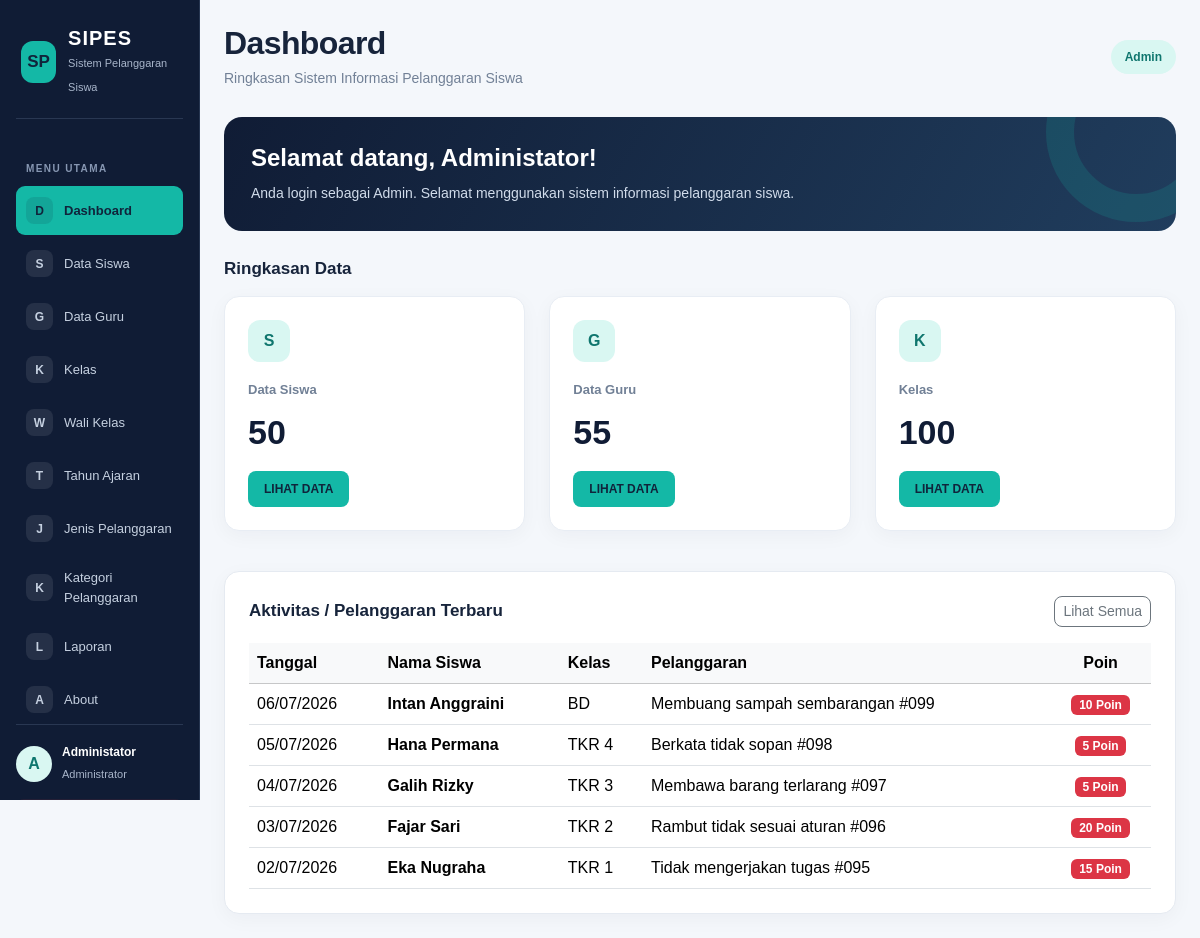
/dashboard.php (signed in), run on the app's committed database.
### tables this page shows
CREATE TABLE `t_pelanggaran_siswa` (
  `id` int(11) NOT NULL,
  `tahun_ajaran_id` int(11) DEFAULT NULL,
  `siswa_id` int(11) DEFAULT NULL,
  `nama_siswa` varchar(150) NOT NULL,
  `kelas_id` int(11) DEFAULT NULL,
  `nama_kelas` varchar(100) NOT NULL,
  `pelanggaran_id` int(11) DEFAULT NULL,
  `nama_pelanggaran` varchar(150) NOT NULL,
  `pelanggaran_kategori_id` int(11) DEFAULT NULL,
  `guru_id` int(11) DEFAULT NULL,
  `nama_guru` varchar(150) NOT NULL,
  `tanggal` date DEFAULT NULL,
  `keterangan` text NOT NULL,
  `poin` int(11) NOT NULL,
  `tindakan` text NOT NULL,
  `status` varchar(30) NOT NULL,
  `created_at` timestamp NOT NULL DEFAULT current_timestamp(),
  `updated_at` timestamp NOT NULL DEFAULT current_timestamp()
);

CREATE TABLE `t_siswa` (
  `id` int(11) NOT NULL,
  `nis` varchar(30) DEFAULT NULL,
  `nisn` varchar(20) NOT NULL,
  `nama` varchar(150) DEFAULT NULL,
  `jenis_kelamin` char(1) NOT NULL,
  `tanggal_lahir` date NOT NULL,
  `alamat` text NOT NULL,
  `status_aktif` tinyint(1) NOT NULL,
  `created_at` timestamp NOT NULL DEFAULT current_timestamp(),
  `updated_at` timestamp NOT NULL DEFAULT current_timestamp()
);

CREATE TABLE `t_kelas` (
  `id` int(11) NOT NULL,
  `nama` varchar(100) DEFAULT NULL,
  `tingkat` varchar(20) NOT NULL,
  `jurusan` varchar(100) NOT NULL,
  `status_aktif` tinyint(1) NOT NULL,
  `created_at` timestamp NOT NULL DEFAULT current_timestamp(),
  `updated_at` timestamp NOT NULL DEFAULT current_timestamp()
);

CREATE TABLE `t_pelanggaran` (
  `id` int(11) NOT NULL,
  `pelanggaran_kategori_id` int(11) DEFAULT NULL,
  `kode` varchar(30) DEFAULT NULL,
  `nama` varchar(150) DEFAULT NULL,
  `poin` int(11) NOT NULL,
  `deskripsi` text NOT NULL,
  `status_aktif` tinyint(1) NOT NULL,
  `created_at` timestamp NOT NULL DEFAULT current_timestamp(),
  `updated_at` timestamp NOT NULL DEFAULT current_timestamp()
);

### dashboard.php (the view, shortened to what this page needs)
<?php
include 'config/koneksi.php';
$nama_pengguna = htmlspecialchars($_SESSION['name'] ?? 'Pengguna');
$role_pengguna = $_SESSION['role'] ?? '';
if ($role_pengguna == 'admin') {
    $label_role = 'Admin';
} else {
    $label_role = 'Guru';
}
$q_siswa = mysqli_query($koneksi, "SELECT COUNT(*) AS total FROM t_siswa WHERE status_aktif = 1");
$total_siswa = mysqli_fetch_assoc($q_siswa)['total'] ?? 0;
$q_guru = mysqli_query($koneksi, "SELECT COUNT(*) AS total FROM t_guru WHERE status_aktif = 1");
$total_guru = mysqli_fetch_assoc($q_guru)['total'] ?? 0;
$q_kelas = mysqli_query($koneksi, "SELECT COUNT(*) AS total FROM t_kelas WHERE status_aktif = 1");
$total_kelas = mysqli_fetch_assoc($q_kelas)['total'] ?? 0;
$q_terbaru = mysqli_query($koneksi, "
    SELECT ps.tanggal, s.nama AS nama_siswa, k.nama AS nama_kelas, p.nama AS nama_pelanggaran, ps.poin
    FROM t_pelanggaran_siswa ps
    JOIN t_siswa s ON ps.siswa_id = s.id
    JOIN t_kelas k ON ps.kelas_id = k.id
    JOIN t_pelanggaran p ON ps.pelanggaran_id = p.id
    ORDER BY ps.id DESC LIMIT 5
");
?>
<!DOCTYPE html>
<html lang="id">
<head>
    <link href="https://cdn.jsdelivr.net/npm/bootstrap@5.3.3/dist/css/bootstrap.min.css"
          rel="stylesheet">
</head>
<body>
<div class="container-fluid">
    <div class="row">
        <?php include 'includes/sidebar.php'; ?>
        <main class="col-md-9 col-lg-10 p-4 ms-md-auto">
            <div class="dashboard-header">
                <div>
                    <h2>Dashboard</h2>
                    <p class="dashboard-subtitle">
                        Ringkasan Sistem Informasi Pelanggaran Siswa
                    </p>
                </div>
                <span class="role-badge">
                    <?= htmlspecialchars($label_role) ?>
                </span>
            </div>
            <section class="welcome-card">
                <h3>Selamat datang, <?= $nama_pengguna ?>!</h3>
                <p>
                    Anda login sebagai <?= htmlspecialchars($label_role) ?>.
                    Selamat menggunakan sistem informasi pelanggaran siswa.
                </p>
            </section>
            <h5 class="section-title">Ringkasan Data</h5>
            <div class="row mb-4">
                <div class="col-md-4 mb-3">
                    <div class="card stat-card">
                        <div class="card-body">
                            <div class="stat-symbol">S</div>
                            <div class="stat-label">Data Siswa</div>
                            <h2 class="stat-number"><?= $total_siswa; ?></h2>
                            <a href="data_siswa.php" class="btn-teal">
                                LIHAT DATA
                            </a>
                        </div>
                    </div>
                </div>
                <div class="col-md-4 mb-3">
                    <div class="card stat-card">
                        <div class="card-body">
                            <div class="stat-symbol">G</div>
                            <div class="stat-label">Data Guru</div>
                            <h2 class="stat-number"><?= $total_guru; ?></h2>
                            <?php if ($role_pengguna == 'admin') { ?>
                                <a href="data_guru.php" class="btn-teal">
                                    LIHAT DATA
                                </a>
                            <?php } else { ?>
                                <span class="text-secondary small">
                                    Ringkasan data
                                </span>
                            <?php } ?>
                        </div>
                    </div>
                </div>
                <div class="col-md-4 mb-3">
                    <div class="card stat-card">
                        <div class="card-body">
                            <div class="stat-symbol">K</div>
                            <div class="stat-label">Kelas</div>
                            <h2 class="stat-number"><?= $total_kelas; ?></h2>
                            <a href="kelas.php" class="btn-teal">
                                LIHAT DATA
                            </a>
                        </div>
                    </div>
                </div>
            </div>
            <div class="content-card">
                <div class="d-flex justify-content-between align-items-center mb-3">
                    <h5 class="section-title m-0">Aktivitas / Pelanggaran Terbaru</h5>
                    <a href="laporan.php" class="btn btn-sm btn-outline-secondary rounded-3">Lihat Semua</a>
                </div>
                <div class="table-responsive">
                    <table class="table table-hover align-middle mb-0">
                        <thead class="table-light">
                            <tr>
                                <th>Tanggal</th>
                                <th>Nama Siswa</th>
                                <th>Kelas</th>
                                <th>Pelanggaran</th>
                                <th class="text-center">Poin</th>
                            </tr>
                        </thead>
                        <tbody>
                            <?php if ($q_terbaru && mysqli_num_rows($q_terbaru) > 0): ?>
                                <?php while ($row = mysqli_fetch_assoc($q_terbaru)): ?>
                                    <tr>
                                        <td><?= date('d/m/Y', strtotime($row['tanggal'])); ?></td>
                                        <td><strong><?= htmlspecialchars($row['nama_siswa']); ?></strong></td>
                                        <td><?= htmlspecialchars($row['nama_kelas']); ?></td>
                                        <td><?= htmlspecialchars($row['nama_pelanggaran']); ?></td>
                                        <td class="text-center"><span class="badge bg-danger"><?= $row['poin']; ?> Poin</span></td>
                                    </tr>
                                <?php endwhile; ?>
                            <?php else: ?>
                                <tr>
                                    <td colspan="5" class="text-center text-muted py-3">Belum ada catatan pelanggaran terbaru.</td>
                                </tr>
                            <?php endif; ?>
                        </tbody>
                    </table>
                </div>
            </div>
        </main>
    </div>
</div>
</body>
</html>

### dashboard.php (style rules this page uses)
:root { --navy: #101c35; --teal: #14b8a6; --background: #f4f7fb; --text: #17243b; --muted: #718096; }
body { margin: 0; background: var(--background); color: var(--text); font-family: Arial, Helvetica, sans-serif; }
main { min-height: 100vh; padding: 32px !important; }
.dashboard-header { display: flex; justify-content: space-between; align-items: center; gap: 16px; margin-bottom: 28px; }
.dashboard-header h2 { font-weight: 800; letter-spacing: -0.6px; margin-bottom: 6px; }
.dashboard-subtitle { color: var(--muted); font-size: 14px; margin: 0; }
.role-badge { background: #d9f7f2; color: #0f766e; border-radius: 20px; padding: 8px 14px; font-size: 12px; font-weight: 700; white-space: nowrap; }
.welcome-card { padding: 27px; margin-bottom: 28px; color: #ffffff; background: linear-gradient(120deg, #101c35, #203d5d); border-radius: 18px; position: relative; overflow: hidden; }
.welcome-card::after { content: ""; position: absolute; width: 180px; height: 180px; right: -50px; top: -75px; border-radius: 50%; border: 28px solid rgba(20, 184, 166, 0.16); }
.welcome-card h3 { font-size: 24px; font-weight: 750; margin-bottom: 10px; }
.welcome-card p { color: #d1dceb; margin-bottom: 0; font-size: 14px; }
.section-title { font-size: 17px; font-weight: 750; margin-bottom: 16px; }
.stat-card { height: 100%; border: 1px solid #e8edf4; border-radius: 15px; background: #ffffff; box-shadow: 0 5px 20px rgba(16, 28, 53, 0.04); transition: transform 0.2s, box-shadow 0.2s; }
.stat-card .card-body { padding: 23px; }
.stat-label { color: var(--muted); font-size: 13px; font-weight: 600; margin-bottom: 13px; }
.stat-number { color: var(--navy); font-size: 34px; font-weight: 800; margin-bottom: 18px; }
.stat-symbol { width: 42px; height: 42px; display: flex; align-items: center; justify-content: center; border-radius: 12px; background: #d9f7f2; color: #0f766e; font-weight: 800; margin-bottom: 18px; }
.btn-teal { display: inline-block; background: var(--teal); color: #10243b; border: none; border-radius: 8px; padding: 9px 16px; font-size: 12px; font-weight: 750; text-decoration: none; }
.content-card { background: #fff; border: 1px solid #e5eaf1; border-radius: 15px; padding: 24px; box-shadow: 0 5px 20px rgba(16, 28, 53, 0.04); }

### data on the page
t_pelanggaran_siswa: tanggal "06/07/2026", siswa.nama "Intan Anggraini", kelas.nama "BD", pelanggaran.nama "Membuang sampah sembarangan #099", poin "10"
t_pelanggaran_siswa: tanggal "05/07/2026", siswa.nama "Hana Permana", kelas.nama "TKR 4", pelanggaran.nama "Berkata tidak sopan #098", poin "5"
t_pelanggaran_siswa: tanggal "04/07/2026", siswa.nama "Galih Rizky", kelas.nama "TKR 3", pelanggaran.nama "Membawa barang terlarang #097", poin "5"
t_pelanggaran_siswa: tanggal "03/07/2026", siswa.nama "Fajar Sari", kelas.nama "TKR 2", pelanggaran.nama "Rambut tidak sesuai aturan #096", poin "20"
t_pelanggaran_siswa: tanggal "02/07/2026", siswa.nama "Eka Nugraha", kelas.nama "TKR 1", pelanggaran.nama "Tidak mengerjakan tugas #095", poin "15"

### other printed values
substr($_SESSION['name'] ?? 'U', 0, 1) "A"
$_SESSION['name'] "Administator"
$label_role "Admin"
$nama_pengguna "Administator"
$total_siswa "50"
$total_guru "55"
$total_kelas "100"
